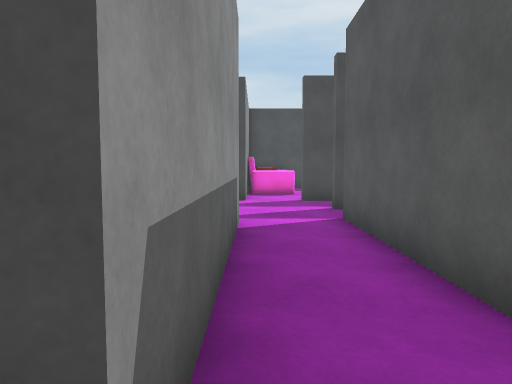
View 1 (above)

16 first-person views from a walk through a 3-D level made in the Unity game engine. The camera is 1.24 m above the floor, tilts 4° down and sees 70° across. Doors are open. The floor is counted in squares, 1.15 m on a side. Each view is taken from the middle of a square. On the plan, view 1 faces up. The plan holds only what a view shows up to about 14 squares ahead; the rest is blank. The player is left out. Surface patterns are stand-ins for the level's own textures.

View 2
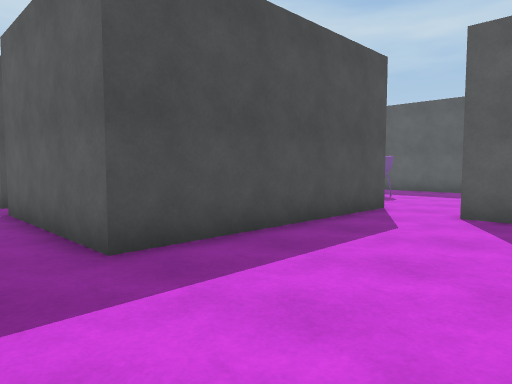

View 3
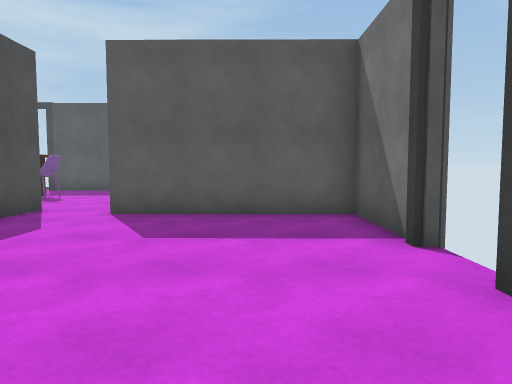

View 4
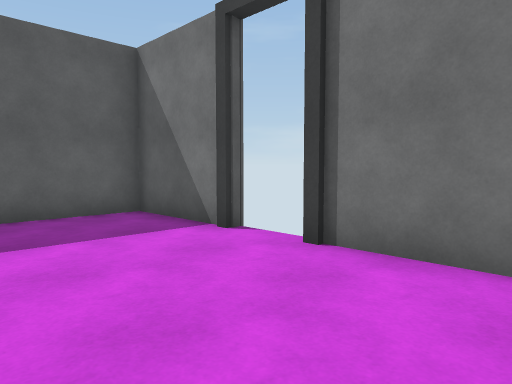

View 5
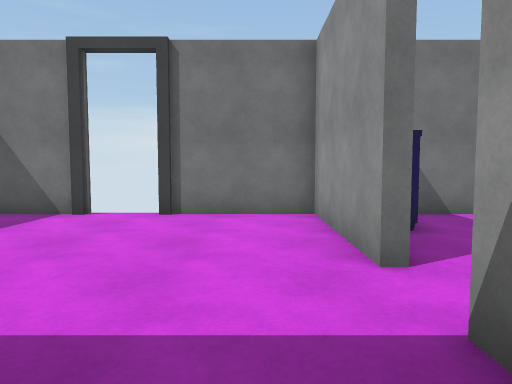

View 6
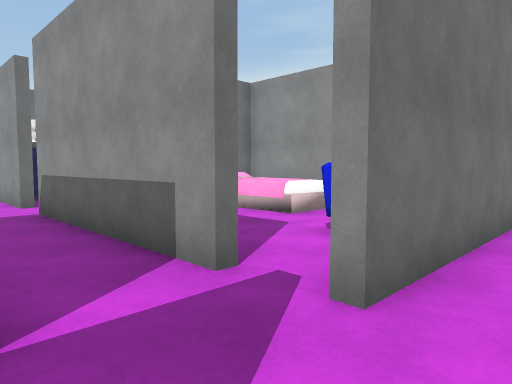

View 7
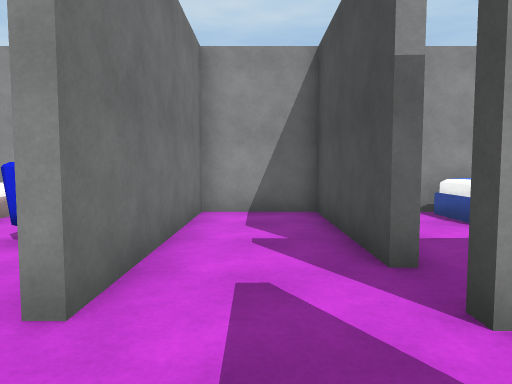

View 8
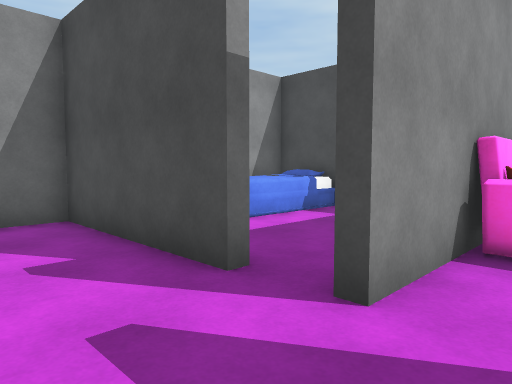

View 9
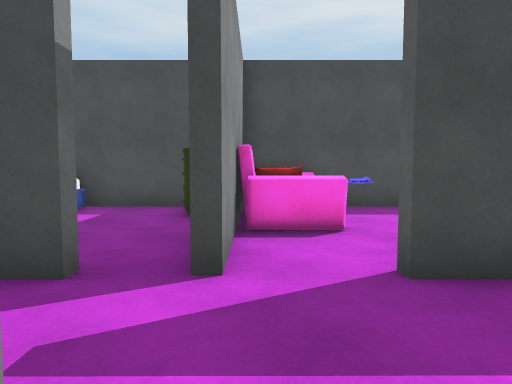

View 10
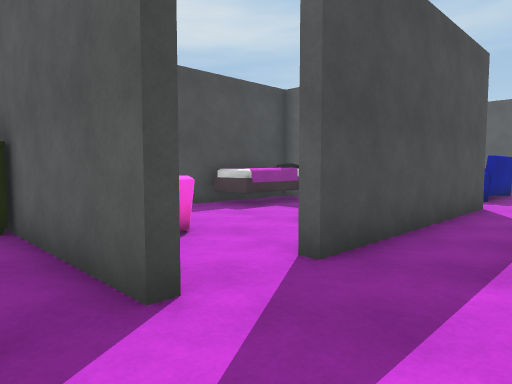

View 11
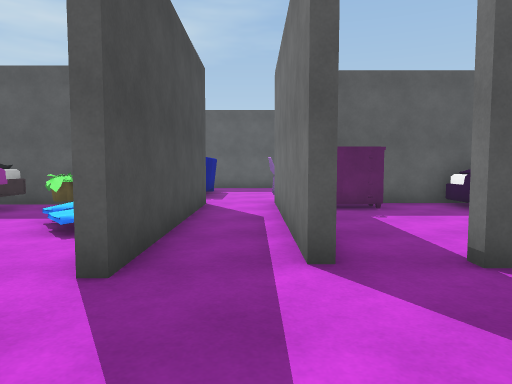

View 12
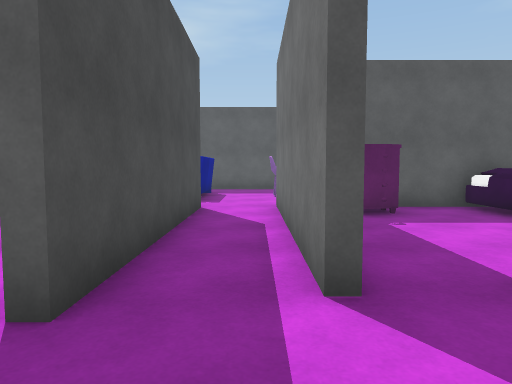

View 13
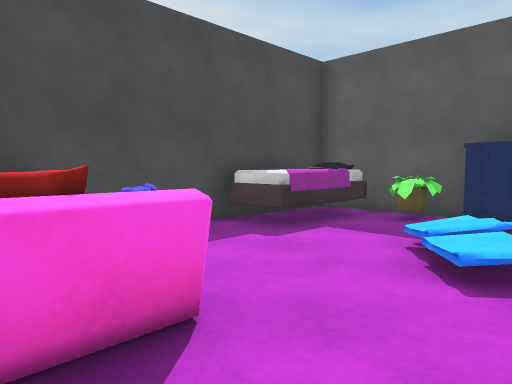

View 14
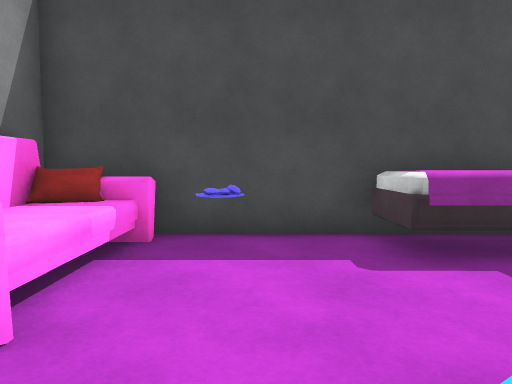

View 15
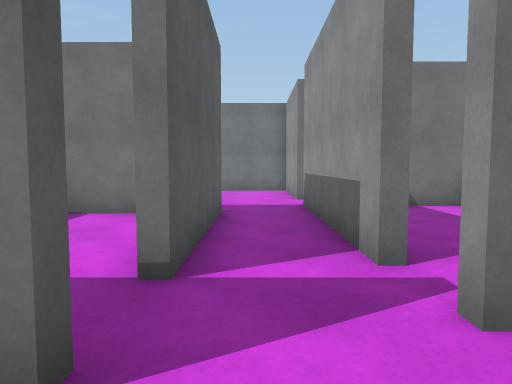

View 16
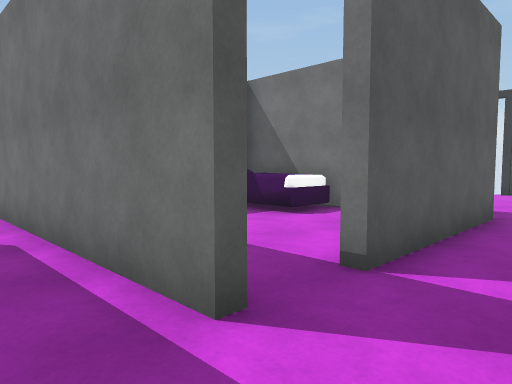

### Floor plan
Ten units are one square. View 1 is at (0, 0); x grows to the right and y downward. Boxes are objects, and circles mark ways between rooms. Rooms are numbered by the first view taken in them; rooms with no view inside come last. Other rooms are left out.
<svg viewBox="-72 -183 168 240">
<path fill="none" stroke="#000" d="M55 -23 18 -23M49 52 82 52 83 -4M-8 9 -3 9 -3 52 32 52M-8 -71 -3 -71 -3 -8M-24 -87 -3 -87 -3 -83M18 -90 18 -94 45 -94M-18 -119 -18 -114 -67 -114 -67 -86M-67 -44 -67 -11 -31 -11M-3 -124 -3 -115M18 -23 18 -76 22 -76M46 -114 14 -114M84 -144 84 -178 -4 -178M-3 -133 -3 -124M38 -27 55 -27M88 -26 88 -62M91 -23 84 -23"/>
<rect x="-65" y="-85" width="40" height="20" fill="#bbb"><title>sofa</title></rect>
<rect x="-5" y="-175" width="20" height="40" fill="#bbb"><title>sofa</title></rect>
<rect x="45" y="-175" width="40" height="20" fill="#bbb"><title>bed</title></rect>
<rect x="65" y="-145" width="20" height="20" fill="#bbb"><title>dresser</title></rect>
<rect x="55" y="-45" width="30" height="20" fill="#bbb"><title>bed</title></rect>
<rect x="65" y="-85" width="20" height="20" fill="#bbb"><title>dresser</title></rect>
<circle cx="5" cy="-20" r="3" fill="#2a7"/>
<circle cx="70" cy="-10" r="3" fill="#2a7"/>
<circle cx="5" cy="-115" r="3" fill="#2a7"/>
<circle cx="20" cy="-80" r="3" fill="#2a7"/>
<text x="40" y="10">1</text>
<text x="-20" y="-70">2</text>
<text x="40" y="-150">3</text>
<text x="60" y="-50">4</text>
</svg>
Room 1 opens to room 2. Room 1 opens to room 4. Room 2 opens to room 3. Room 2 opens to room 4.

Where each view was taken, in squares from view 1:
view 1: 0 up, 0 right, facing up
view 2: 2 down, 0 right, facing up-right
view 3: 3 down, 0 right, facing right
view 4: 1 down, 0 right, facing down-right
view 5: 3 up, 1 right, facing down
view 6: 10 up, 2 right, facing down-left
view 7: 10 up, 2 right, facing left
view 8: 9 up, 1 right, facing up-left
view 9: 8 up, 0 right, facing up
view 10: 9 up, 2 left, facing up-right
view 11: 10 up, 2 left, facing right
view 12: 10 up, 1 left, facing right
view 13: 12 up, 0 right, facing up-right
view 14: 12 up, 3 right, facing up
view 15: 11 up, 1 right, facing down
view 16: 11 up, 0 right, facing down-right
